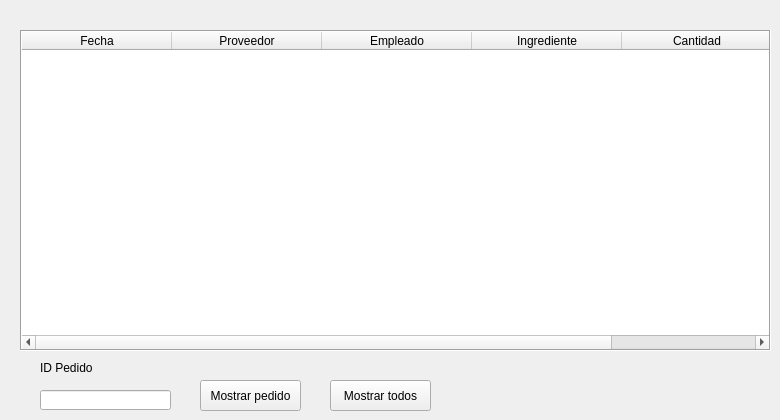
     <widget class="QWidget" name="tab_32">
      <attribute name="title">
       <string>Mostrar Pedido</string>
      </attribute>
      <widget class="QPushButton" name="MostrarPedido_button">
       <property name="geometry">
        <rect>
         <x>200</x>
         <y>380</y>
         <width>101</width>
         <height>31</height>
        </rect>
       </property>
       <property name="text">
        <string>Mostrar pedido</string>
       </property>
      </widget>
      <widget class="QLabel" name="label_67">
       <property name="geometry">
        <rect>
         <x>40</x>
         <y>360</y>
         <width>71</width>
         <height>16</height>
        </rect>
       </property>
       <property name="text">
        <string>ID Pedido</string>
       </property>
      </widget>
      <widget class="QLineEdit" name="ID_pedido_All">
       <property name="geometry">
        <rect>
         <x>40</x>
         <y>390</y>
         <width>131</width>
         <height>20</height>
        </rect>
       </property>
      </widget>
      <widget class="QTableWidget" name="tab_Pedido">
       <property name="geometry">
        <rect>
         <x>20</x>
         <y>30</y>
         <width>751</width>
         <height>321</height>
        </rect>
       </property>
       <property name="sizePolicy">
        <sizepolicy hsizetype="Expanding" vsizetype="Expanding">
         <horstretch>0</horstretch>
         <verstretch>0</verstretch>
        </sizepolicy>
       </property>
       <property name="frameShape">
        <enum>QFrame::Box</enum>
       </property>
       <property name="frameShadow">
        <enum>QFrame::Sunken</enum>
       </property>
       <property name="sizeAdjustPolicy">
        <enum>QAbstractScrollArea::AdjustIgnored</enum>
       </property>
       <property name="gridStyle">
        <enum>Qt::SolidLine</enum>
       </property>
       <property name="sortingEnabled">
        <bool>false</bool>
       </property>
       <property name="wordWrap">
        <bool>true</bool>
       </property>
       <property name="cornerButtonEnabled">
        <bool>true</bool>
       </property>
       <attribute name="horizontalHeaderCascadingSectionResizes">
        <bool>false</bool>
       </attribute>
       <attribute name="horizontalHeaderDefaultSectionSize">
        <number>150</number>
       </attribute>
       <attribute name="horizontalHeaderShowSortIndicator" stdset="0">
        <bool>true</bool>
       </attribute>
       <attribute name="horizontalHeaderStretchLastSection">
        <bool>false</bool>
       </attribute>
       <attribute name="verticalHeaderCascadingSectionResizes">
        <bool>false</bool>
       </attribute>
       <attribute name="verticalHeaderStretchLastSection">
        <bool>false</bool>
       </attribute>
       <column>
        <property name="text">
         <string>Fecha</string>
        </property>
       </column>
       <column>
        <property name="text">
         <string>Proveedor</string>
        </property>
       </column>
       <column>
        <property name="text">
         <string>Empleado</string>
        </property>
       </column>
       <column>
        <property name="text">
         <string>Ingrediente</string>
        </property>
       </column>
       <column>
        <property name="text">
         <string>Cantidad</string>
        </property>
        <property name="textAlignment">
         <set>AlignCenter</set>
        </property>
       </column>
      </widget>
      <widget class="QPushButton" name="mostralall">
       <property name="geometry">
        <rect>
         <x>330</x>
         <y>380</y>
         <width>101</width>
         <height>31</height>
        </rect>
       </property>
       <property name="text">
        <string>Mostrar todos</string>
       </property>
      </widget>
     </widget>
